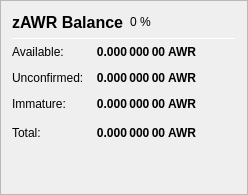
                   <widget class="QFrame" name="frame_ZerocoinBalances">
                    <property name="frameShape">
                     <enum>QFrame::StyledPanel</enum>
                    </property>
                    <property name="frameShadow">
                     <enum>QFrame::Raised</enum>
                    </property>
                    <layout class="QVBoxLayout" name="verticalLayout_7">
                     <item>
                      <layout class="QHBoxLayout" name="horizontalLayout_8" stretch="0,0,0">
                       <item>
                        <widget class="QLabel" name="label_5z_3">
                         <property name="minimumSize">
                          <size>
                           <width>0</width>
                           <height>20</height>
                          </size>
                         </property>
                         <property name="font">
                          <font>
                           <pointsize>12</pointsize>
                           <weight>75</weight>
                           <bold>true</bold>
                          </font>
                         </property>
                         <property name="text">
                          <string>zAWR Balance</string>
                         </property>
                        </widget>
                       </item>
                       <item>
                        <widget class="QLabel" name="labelzAWRPercent">
                         <property name="text">
                          <string notr="true">0 %</string>
                         </property>
                        </widget>
                       </item>
                       <item>
                        <spacer name="horizontalSpacer_11">
                         <property name="orientation">
                          <enum>Qt::Horizontal</enum>
                         </property>
                         <property name="sizeHint" stdset="0">
                          <size>
                           <width>40</width>
                           <height>20</height>
                          </size>
                         </property>
                        </spacer>
                       </item>
                      </layout>
                     </item>
                     <item>
                      <widget class="Line" name="line_ZerocoinBalance">
                       <property name="minimumSize">
                        <size>
                         <width>0</width>
                         <height>1</height>
                        </size>
                       </property>
                       <property name="maximumSize">
                        <size>
                         <width>16777215</width>
                         <height>1</height>
                        </size>
                       </property>
                       <property name="orientation">
                        <enum>Qt::Horizontal</enum>
                       </property>
                      </widget>
                     </item>
                     <item>
                      <layout class="QGridLayout" name="gridLayout_5">
                       <property name="spacing">
                        <number>12</number>
                       </property>
                       <item row="1" column="0">
                        <widget class="QLabel" name="labelzBalanceMatureText">
                         <property name="toolTip">
                          <string>Mature: more than 20 confirmation and more than 1 mint of the same denomination after it was minted.
These zAWR are spendable.</string>
                         </property>
                         <property name="text">
                          <string>Available:</string>
                         </property>
                        </widget>
                       </item>
                       <item row="1" column="1">
                        <widget class="QLabel" name="labelzBalanceMature">
                         <property name="font">
                          <font>
                           <weight>75</weight>
                           <bold>true</bold>
                          </font>
                         </property>
                         <property name="toolTip">
                          <string>Mature: more than 20 confirmation and more than 1 mint of the same denomination after it was minted.
These zAWR are spendable.</string>
                         </property>
                         <property name="text">
                          <string notr="true">0.000 000 00 AWR</string>
                         </property>
                         <property name="alignment">
                          <set>Qt::AlignRight|Qt::AlignTrailing|Qt::AlignVCenter</set>
                         </property>
                        </widget>
                       </item>
                       <item row="2" column="0">
                        <widget class="QLabel" name="labelzBalanceUnconfirmedText">
                         <property name="toolTip">
                          <string>Unconfirmed: less than 20 confirmations
Immature: confirmed, but less than 1 mint of the same denomination after it was minted</string>
                         </property>
                         <property name="text">
                          <string>Unconfirmed:</string>
                         </property>
                        </widget>
                       </item>
                       <item row="2" column="1">
                        <widget class="QLabel" name="labelzBalanceUnconfirmed">
                         <property name="font">
                          <font>
                           <weight>75</weight>
                           <bold>true</bold>
                          </font>
                         </property>
                         <property name="toolTip">
                          <string>Unconfirmed: less than 20 confirmations
Immature: confirmed, but less than 1 mint of the same denomination after it was minted</string>
                         </property>
                         <property name="text">
                          <string notr="true">0.000 000 00 AWR</string>
                         </property>
                         <property name="alignment">
                          <set>Qt::AlignRight|Qt::AlignTrailing|Qt::AlignVCenter</set>
                         </property>
                        </widget>
                       </item>
                       <item row="3" column="0">
                        <widget class="QLabel" name="labelzBalanceImmatureText">
                         <property name="toolTip">
                          <string>Unconfirmed: less than 20 confirmations
Immature: confirmed, but less than 1 mint of the same denomination after it was minted</string>
                         </property>
                         <property name="text">
                          <string>Immature:</string>
                         </property>
                        </widget>
                       </item>
                       <item row="3" column="1">
                        <widget class="QLabel" name="labelzBalanceImmature">
                         <property name="font">
                          <font>
                           <weight>75</weight>
                           <bold>true</bold>
                          </font>
                         </property>
                         <property name="toolTip">
                          <string>Unconfirmed: less than 20 confirmations
Immature: confirmed, but less than 1 mint of the same denomination after it was minted</string>
                         </property>
                         <property name="text">
                          <string notr="true">0.000 000 00 AWR</string>
                         </property>
                         <property name="alignment">
                          <set>Qt::AlignRight|Qt::AlignTrailing|Qt::AlignVCenter</set>
                         </property>
                        </widget>
                       </item>
                       <item row="4" column="0">
                        <widget class="QLabel" name="labelzBalanceText">
                         <property name="toolTip">
                          <string>Your current zAWR balance, unconfirmed and immature zAWR included.</string>
                         </property>
                         <property name="text">
                          <string>Total:</string>
                         </property>
                        </widget>
                       </item>
                       <item row="4" column="1">
                        <widget class="QLabel" name="labelzBalance">
                         <property name="font">
                          <font>
                           <weight>75</weight>
                           <bold>true</bold>
                          </font>
                         </property>
                         <property name="cursor">
                          <cursorShape>IBeamCursor</cursorShape>
                         </property>
                         <property name="toolTip">
                          <string>Your current zAWR balance, unconfirmed and immature zAWR included.</string>
                         </property>
                         <property name="text">
                          <string notr="true">0.000 000 00 AWR</string>
                         </property>
                         <property name="alignment">
                          <set>Qt::AlignRight|Qt::AlignTrailing|Qt::AlignVCenter</set>
                         </property>
                         <property name="textInteractionFlags">
                          <set>Qt::LinksAccessibleByMouse|Qt::TextSelectableByKeyboard|Qt::TextSelectableByMouse</set>
                         </property>
                        </widget>
                       </item>
                       <item row="4" column="2">
                        <spacer name="horizontalSpacer_4">
                         <property name="orientation">
                          <enum>Qt::Horizontal</enum>
                         </property>
                         <property name="sizeHint" stdset="0">
                          <size>
                           <width>40</width>
                           <height>20</height>
                          </size>
                         </property>
                        </spacer>
                       </item>
                      </layout>
                     </item>
                     <item>
                      <spacer name="verticalSpacer_4">
                       <property name="orientation">
                        <enum>Qt::Vertical</enum>
                       </property>
                       <property name="sizeHint" stdset="0">
                        <size>
                         <width>20</width>
                         <height>40</height>
                        </size>
                       </property>
                      </spacer>
                     </item>
                    </layout>
                   </widget>
